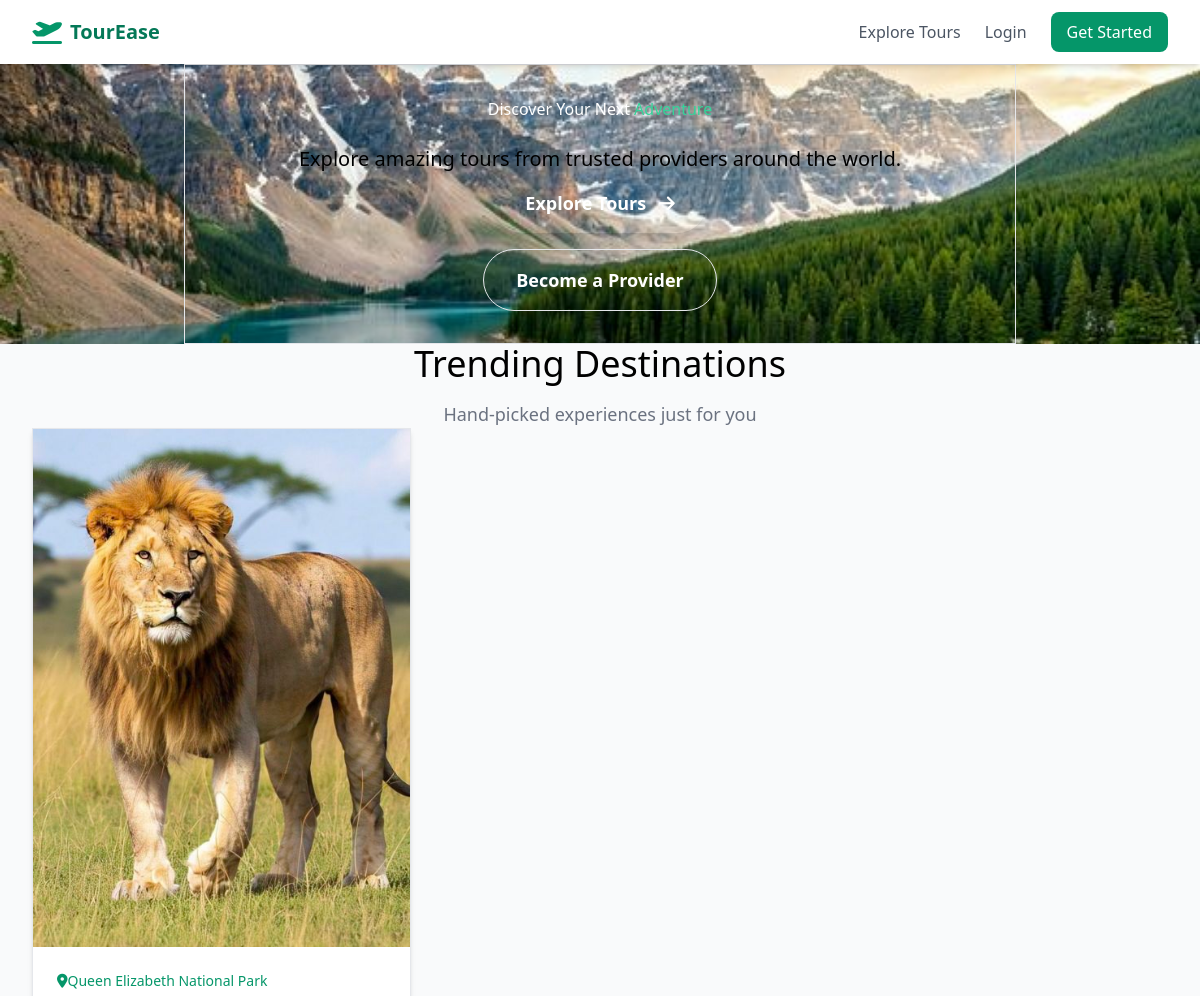
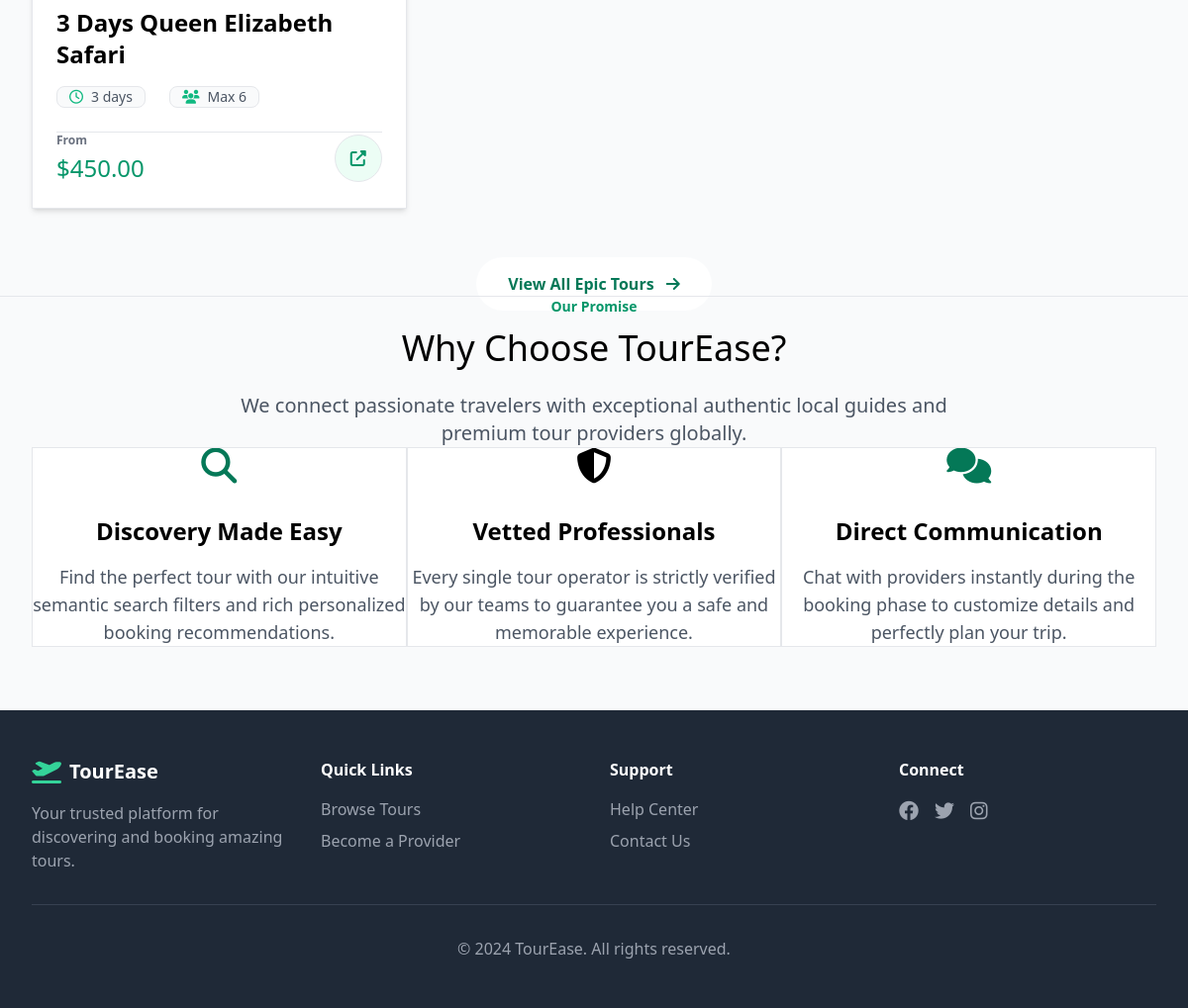
The page / on the database its author committed (2 pictures, top to bottom).
### tours/models.py (models this page shows, shortened)
class TourPackage(models.Model):
    TOUR_TYPE_CHOICES = [
        ('adventure', 'Adventure'),
        ('luxury', 'Luxury'),
        ('budget', 'Budget'),
        ('cultural', 'Cultural'),
        ('wildlife', 'Wildlife'),
        ('beach', 'Beach'),
    ]
    company = models.ForeignKey(
        settings.AUTH_USER_MODEL,
        on_delete=models.CASCADE,
        related_name='tour_packages'
    )
    title = models.CharField(max_length=200)
    description = models.TextField()
    location = models.CharField(max_length=200)
    price = models.DecimalField(max_digits=10, decimal_places=2)
    duration_days = models.PositiveIntegerField()
    max_group_size = models.PositiveIntegerField()
    tour_type = models.CharField(max_length=20, choices=TOUR_TYPE_CHOICES, default='adventure')
    itinerary = models.TextField(help_text="Day-by-day itinerary")
    image = models.FileField(upload_to='tour_images/', blank=True, null=True)
    is_approved = models.BooleanField(default=False)
    is_active = models.BooleanField(default=True)
    created_at = models.DateTimeField(auto_now_add=True)
    updated_at = models.DateTimeField(auto_now=True)
    @property
    def average_rating(self):
        reviews = self.reviews.all()
        if reviews.exists():
            return round(reviews.aggregate(models.Avg('rating'))['rating__avg'], 1)
        return 0

### tours/views.py (the view)
# urls.py: path('', views.home, name='home'),
def home(request):
    if request.user.is_authenticated:
        if request.user.role == 'provider':
            return redirect('provider_dashboard')
        else:
            return redirect('tour_list')
    featured_tours = TourPackage.objects.filter(is_approved=True, is_active=True)[:6]
    return render(request, 'tours/home.html', {'featured_tours': featured_tours})

### templates/tours/home.html (shortened to what this page needs)
{% extends 'base.html' %}
{% load static %}
{% block content %}
<div class="relative w-full h-[85vh] flex items-center justify-center overflow-hidden">
    <div class="absolute inset-0 z-0 bg-emerald-900">
        <img src="/media/tourease_hero_bg.png" alt="Hero Background" class="w-full h-full object-cover opacity-80" />
        <div class="absolute inset-0 bg-gradient-to-b from-black/50 via-black/20 to-gray-50"></div>
    </div>
    <div class="relative z-10 w-full max-w-4xl mx-auto px-4 sm:px-6 lg:px-8 text-center pt-16">
        <div class="backdrop-blur-md bg-white/10 border border-white/20 rounded-3xl p-8 md:p-12 shadow-[0_8px_32px_0_rgba(0,0,0,0.3)] animate-fade-in-up">
            <h1 class="text-5xl md:text-7xl font-extrabold text-white mb-6 drop-shadow-lg tracking-tight">
                Discover Your Next <span class="text-emerald-400">Adventure</span>
            </h1>
            <p class="text-xl md:text-2xl text-gray-100 mb-10 font-light drop-shadow-md">
                Explore amazing tours from trusted providers around the world.
            </p>
            <div class="flex flex-col sm:flex-row justify-center items-center gap-4">
                <a href="{% url 'tour_list' %}" class="px-8 py-4 bg-emerald-500 hover:bg-emerald-400 text-white rounded-full text-lg font-semibold shadow-lg hover:shadow-emerald-500/50 transform hover:-translate-y-1 transition-all duration-300">
                    Explore Tours <i class="fas fa-arrow-right ml-2 opacity-80"></i>
                </a>
                <a href="{% url 'register' %}" class="px-8 py-4 bg-white/20 hover:bg-white/30 text-white border border-white/40 rounded-full text-lg font-semibold shadow-lg backdrop-blur-sm transform hover:-translate-y-1 transition-all duration-300">
                    Become a Provider
                </a>
            </div>
        </div>
    </div>
</div>
<section class="max-w-7xl mx-auto px-4 sm:px-6 lg:px-8 py-20 pb-28">
    <div class="text-center mb-16">
        <h2 class="text-4xl font-extrabold text-gray-900 mb-4 tracking-tight">Trending Destinations</h2>
        <p class="text-lg text-gray-500">Hand-picked experiences just for you</p>
    </div>
    {% if featured_tours %}
    <div class="grid grid-cols-1 md:grid-cols-2 lg:grid-cols-3 gap-10">
        {% for tour in featured_tours %}
        <div class="group bg-white rounded-2xl shadow-md border border-gray-100 overflow-hidden hover:shadow-2xl hover:border-emerald-200 transition-all duration-300 transform hover:-translate-y-2 flex flex-col h-full cursor-pointer" onclick="window.location.href='{% url 'tour_detail' tour.id %}'">
            <div class="relative h-64 overflow-hidden bg-gray-200">
                {% if tour.image %}
                <img src="{{ tour.image.url }}" alt="{{ tour.title }}" class="w-full h-full object-cover transform group-hover:scale-110 transition-transform duration-700 ease-out">
                {% else %}
                <div class="w-full h-full flex items-center justify-center bg-emerald-50">
                    <i class="fas fa-image text-5xl text-emerald-200"></i>
                </div>
                {% endif %}
            </div>
            <div class="p-6 flex flex-col flex-grow">
                <div class="flex items-center text-emerald-600 text-sm font-medium mb-3">
                    <i class="fas fa-map-marker-alt w-5"></i>
                    {{ tour.location }}
                </div>
                <h3 class="text-2xl font-bold text-gray-900 mb-4 line-clamp-2 group-hover:text-emerald-700 transition-colors">{{ tour.title }}</h3>
                <div class="flex items-center text-gray-600 text-sm mb-6 space-x-6">
                    <span class="flex items-center bg-gray-50 px-3 py-1.5 rounded-lg border border-gray-100"><i class="far fa-clock mr-2 text-emerald-500"></i> {{ tour.duration_days }} days</span>
                    <span class="flex items-center bg-gray-50 px-3 py-1.5 rounded-lg border border-gray-100"><i class="fas fa-users mr-2 text-emerald-500"></i> Max {{ tour.max_group_size }}</span>
                </div>
                <div class="mt-auto pt-5 border-t border-gray-100 flex items-center justify-between">
                    <div class="flex flex-col">
                        <span class="text-xs text-gray-500 uppercase font-bold tracking-wider mb-1">From</span>
                        <span class="text-2xl font-black text-emerald-600">${{ tour.price }}</span>
                    </div>
                    <div class="w-12 h-12 rounded-full bg-emerald-50 flex items-center justify-center text-emerald-600 group-hover:bg-emerald-500 group-hover:text-white transition-colors duration-300 shadow-sm border border-emerald-100">
                        <i class="fas fa-external-link-alt"></i>
                    </div>
                </div>
            </div>
        </div>
        {% endfor %}
    </div>
    <div class="text-center mt-16">
        <a href="{% url 'tour_list' %}" class="inline-flex items-center justify-center px-8 py-4 bg-white border-2 border-emerald-100 text-emerald-700 font-bold rounded-full hover:bg-emerald-50 hover:border-emerald-200 transition-all duration-300 shadow-sm hover:shadow-md">
            View All Epic Tours <i class="fas fa-arrow-right ml-2"></i>
        </a>
    </div>
    {% endif %}
</section>
<section class="bg-gradient-to-br from-emerald-50 via-white to-gray-50 py-28 border-t border-gray-100 relative overflow-hidden">
    <div class="relative max-w-7xl mx-auto px-4 sm:px-6 lg:px-8 z-10">
        <div class="text-center mb-20">
            <span class="text-emerald-600 font-bold tracking-wider uppercase text-sm mb-3 block">Our Promise</span>
            <h2 class="text-4xl md:text-5xl font-extrabold text-gray-900 mb-6 tracking-tight">Why Choose TourEase?</h2>
            <p class="text-xl text-gray-600 max-w-3xl mx-auto leading-relaxed">We connect passionate travelers with exceptional authentic local guides and premium tour providers globally.</p>
        </div>
        <div class="grid grid-cols-1 md:grid-cols-3 gap-12">
            <div class="group bg-white p-12 rounded-[2rem] shadow-sm border border-gray-100 hover:shadow-2xl hover:border-emerald-200 transition-all duration-500 hover:-translate-y-2 text-center relative overflow-hidden">
                <div class="w-24 h-24 bg-gradient-to-br from-emerald-100 to-emerald-200 group-hover:from-emerald-500 group-hover:to-teal-500 rounded-2xl flex items-center justify-center mx-auto mb-8 transform group-hover:rotate-6 transition-all duration-300 shadow-inner">
                    <i class="fas fa-search text-4xl text-emerald-700 group-hover:text-white transition-colors"></i>
                </div>
                <h3 class="text-2xl font-bold text-gray-900 mb-4">Discovery Made Easy</h3>
                <p class="text-gray-600 leading-relaxed text-lg">Find the perfect tour with our intuitive semantic search filters and rich personalized booking recommendations.</p>
            </div>
            <div class="group bg-white p-12 rounded-[2rem] shadow-sm border border-gray-100 hover:shadow-2xl hover:border-teal-200 transition-all duration-500 hover:-translate-y-2 text-center relative overflow-hidden">
                <div class="w-24 h-24 bg-gradient-to-br from-teal-100 to-teal-200 group-hover:from-teal-500 group-hover:to-emerald-500 rounded-2xl flex items-center justify-center mx-auto mb-8 transform group-hover:-rotate-6 transition-all duration-300 shadow-inner">
                    <i class="fas fa-shield-alt text-4xl text-teal-700 group-hover:text-white transition-colors"></i>
                </div>
                <h3 class="text-2xl font-bold text-gray-900 mb-4">Vetted Professionals</h3>
                <p class="text-gray-600 leading-relaxed text-lg">Every single tour operator is strictly verified by our teams to guarantee you a safe and memorable experience.</p>
            </div>
            <div class="group bg-white p-12 rounded-[2rem] shadow-sm border border-gray-100 hover:shadow-2xl hover:border-emerald-200 transition-all duration-500 hover:-translate-y-2 text-center relative overflow-hidden">
                <div class="w-24 h-24 bg-gradient-to-br from-emerald-100 to-emerald-200 group-hover:from-emerald-500 group-hover:to-teal-500 rounded-2xl flex items-center justify-center mx-auto mb-8 transform group-hover:rotate-6 transition-all duration-300 shadow-inner">
                    <i class="fas fa-comments text-4xl text-emerald-700 group-hover:text-white transition-colors"></i>
                </div>
                <h3 class="text-2xl font-bold text-gray-900 mb-4">Direct Communication</h3>
                <p class="text-gray-600 leading-relaxed text-lg">Chat with providers instantly during the booking phase to customize details and perfectly plan your trip.</p>
            </div>
        </div>
    </div>
</section>
{% endblock %}

### templates/base.html (shortened to what this page needs)
{% load static %}
<!DOCTYPE html>
<html lang="en">
<head>
    <link rel="stylesheet" href="{% static 'css/output.css' %}">
    <link rel="stylesheet" href="https://cdnjs.cloudflare.com/ajax/libs/font-awesome/6.4.0/css/all.min.css">
</head>
<body class="bg-gray-50">
    <nav class="bg-white shadow-md sticky top-0 z-50">
        <div class="max-w-7xl mx-auto px-4 sm:px-6 lg:px-8">
            <div class="flex justify-between h-16">
                <div class="flex items-center">
                    <a href="{% url 'home' %}" class="flex items-center space-x-2">
                        <i class="fas fa-plane-departure text-emerald-600 text-2xl"></i>
                        <span class="text-xl font-bold text-emerald-700">TourEase</span>
                    </a>
                </div>
                <div class="hidden md:flex items-center space-x-6">
                    {% if not user.is_authenticated or not user.is_provider %}
                    <a href="{% url 'tour_list' %}" class="text-gray-600 hover:text-emerald-600 transition">Explore Tours</a>
                    {% endif %}
                    {% if user.is_authenticated %}
                        {% if user.is_provider %}
                            <a href="{% url 'provider_dashboard' %}" class="text-gray-600 hover:text-emerald-600 transition">Dashboard</a>
                            <a href="{% url 'create_tour' %}" class="text-gray-600 hover:text-emerald-600 transition">Add Tour</a>
                        {% else %}
                            <a href="{% url 'my_bookings' %}" class="text-gray-600 hover:text-emerald-600 transition">My Bookings</a>
                        {% endif %}
                        <a href="{% url 'messages' %}" class="text-gray-600 hover:text-emerald-600 transition">Messages</a>
                        <a href="{% url 'profile' %}" class="text-gray-600 hover:text-emerald-600 transition">Profile</a>
                        <a href="{% url 'logout' %}" class="text-gray-600 hover:text-emerald-600 transition">Logout</a>
                    {% else %}
                        <a href="{% url 'login' %}" class="text-gray-600 hover:text-emerald-600 transition">Login</a>
                        <a href="{% url 'register' %}" class="bg-emerald-600 text-white px-4 py-2 rounded-lg hover:bg-emerald-700 transition">Get Started</a>
                    {% endif %}
                </div>
            </div>
        </div>
    </nav>
    <main>
        {% block content %}{% endblock %}
    </main>
    <footer class="bg-gray-800 text-white mt-16">
        <div class="max-w-7xl mx-auto px-4 sm:px-6 lg:px-8 py-12">
            <div class="grid grid-cols-1 md:grid-cols-4 gap-8">
                <div>
                    <div class="flex items-center space-x-2 mb-4">
                        <i class="fas fa-plane-departure text-emerald-400 text-2xl"></i>
                        <span class="text-xl font-bold">TourEase</span>
                    </div>
                    <p class="text-gray-400">Your trusted platform for discovering and booking amazing tours.</p>
                </div>
                <div>
                    <h3 class="font-semibold mb-4">Quick Links</h3>
                    <ul class="space-y-2 text-gray-400">
                        <li><a href="{% url 'tour_list' %}" class="hover:text-white">Browse Tours</a></li>
                        <li><a href="{% url 'register' %}" class="hover:text-white">Become a Provider</a></li>
                    </ul>
                </div>
                <div>
                    <h3 class="font-semibold mb-4">Support</h3>
                    <ul class="space-y-2 text-gray-400">
                        <li><a href="#" class="hover:text-white">Help Center</a></li>
                        <li><a href="#" class="hover:text-white">Contact Us</a></li>
                    </ul>
                </div>
                <div>
                    <h3 class="font-semibold mb-4">Connect</h3>
                    <div class="flex space-x-4">
                        <a href="#" class="text-gray-400 hover:text-white text-xl"><i class="fab fa-facebook"></i></a>
                        <a href="#" class="text-gray-400 hover:text-white text-xl"><i class="fab fa-twitter"></i></a>
                        <a href="#" class="text-gray-400 hover:text-white text-xl"><i class="fab fa-instagram"></i></a>
                    </div>
                </div>
            </div>
            <div class="border-t border-gray-700 mt-8 pt-8 text-center text-gray-400">
                <p>&copy; 2024 TourEase. All rights reserved.</p>
            </div>
        </div>
    </footer>
</body>
</html>

### templates/tours/home.html (style rules this page uses)
.animate-fade-in-up { animation: fadeInUp 1s cubic-bezier(0.16, 1, 0.3, 1) forwards; }

### rows shown on the page
TourPackage: image (picture), location "Queen Elizabeth National Park", title "3 Days Queen Elizabeth Safari", duration_days "3", max_group_size "6", price "450.00"
